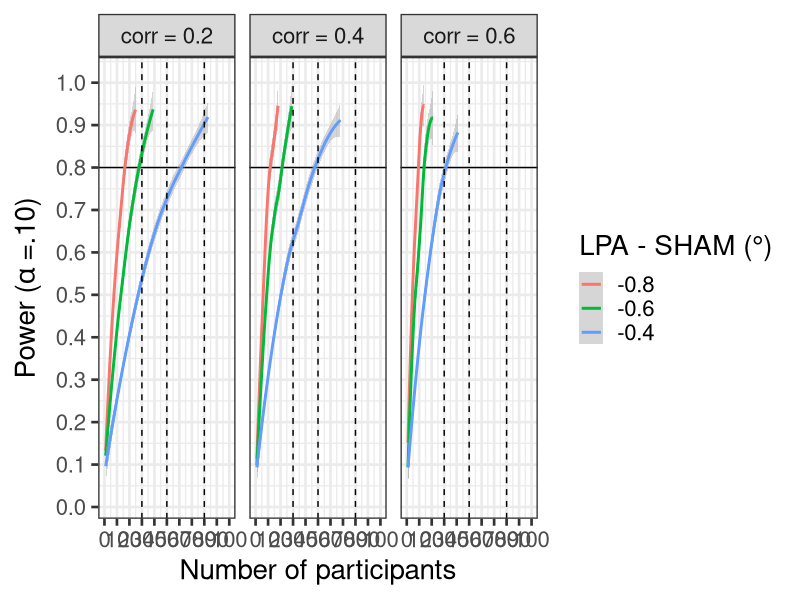

This figure's R source: (Note: this script raises an error after producing the figure.)
library(ggplot2)
library(tidyverse)
library(MASS)
library(tibble)
#power_intra---------------
# mu1=0
# mu2=0.5
# sigma1=1
# sigma2=1
# cor<-c(0.5,0.2)
# es=mu2
power_intra<-function(N = 20, mu1, sigma1, mu2, sigma2,es=0.1,
                      cor = c(0.2, 0.4, 0.6)){
mu_pre_post <- c(pre = mu1, post = mu2)
correlations <- cor
set.seed(1)
n_sims <- 100 # we want 100 simulations
p_vals <- c()
# this vector will contain the power for each sample-size (it needs the initial 0 for the while-loop to work)
cohens_ds <- c()

powers_at_cor <- list()
cohens_ds_at_cor <- list()

for(icor in 1:length(correlations)){ # do a power-simulation for each specified simulation
  n <- 2 # sample-size 
  i <- 2 # index of the while loop for saving things into the right place in the lists
  power_at_n <- c(0) 
  cohens_ds_at_n <- c() 
  sigma <- matrix(c(sigma1^2, sigma1*sigma2*correlations[icor], 
                    sigma1*sigma2*correlations[icor], sigma2^2), 
                  ncol = 2) #var-covar matrix
  while(power_at_n[i-1] < .95){
    for(sim in 1:n_sims){
      bivnorm <- data.frame(mvrnorm(n, mu_pre_post, sigma)) # simulate the bivariate normal
      p_vals[sim] <- t.test(bivnorm$pre, bivnorm$post, paired = TRUE,alternative="greater", var.equal = TRUE, conf.level = 0.95)$p.value # run t-test and extract the p-value
      cohens_ds[sim] <- abs((mean(bivnorm$pre)-mean(bivnorm$post))/(sqrt(sd(bivnorm$pre)^2+sd(bivnorm$post)^2-2*cor(bivnorm$pre, bivnorm$post)*sd(bivnorm$pre)*sd(bivnorm$post)))) # we also save the cohens ds that we observed in each simulation
    }
    power_at_n[i] <- mean(p_vals < .05) # check power (i.e. proportion of p-values that are smaller than alpha-level of .10)
    names(power_at_n)[i] <- n
    cohens_ds_at_n[i] <- mean(cohens_ds) # calculate means of cohens ds for each sample-size
    names(cohens_ds_at_n)[i] <- n
    n <- n+1 # increase sample-size by 1
    i <- i+1 # increase index of the while-loop by 1 to save power and cohens d to vector
  }
  power_at_n <- power_at_n[-1] # delete first 0 from the vector
  cohens_ds_at_n <- cohens_ds_at_n[-1] # delete first NA from the vector
  powers_at_cor[[icor]] <- power_at_n # store the entire power curve for this correlation in a list
  cohens_ds_at_cor[[icor]] <- cohens_ds_at_n # do the same for cohens d
  names(powers_at_cor)[[icor]] <- correlations[icor] # name the power-curve in the list according to the tested correlation
  names(cohens_ds_at_cor)[[icor]] <- correlations[icor] # same for cohens d
  list1 <- mapply(cbind, powers_at_cor, "es"=es, SIMPLIFY=F)
  # list1 <- mapply(cbind, powers_at_cor, "d"=cohens_ds_at_cor, SIMPLIFY=F)
  list2 <- mapply(cbind, list1, 
                  "cor"= as.numeric(names(powers_at_cor)), 
                  SIMPLIFY=F)
  list3 <- mapply(cbind, list2, "sd"=sigma1, SIMPLIFY=F)
}
return(list(power=list3))
}

power_intra_multiple<-function(sd){
  y<-c(-0.4, -0.6, -0.8)  # different values of after-effects
  ls<-lapply(y, function(x) power_intra(N= 20, mu1 = 0, mu2 = x, 
                                        sigma1 = sd, sigma2 =sd, es = x))
  df<-bind_rows(ls)
  return(df)
}
s<-c(1) # different values of sd
ls<-lapply(s, function(x) power_intra_multiple(sd=x))

fun <-function(y, x){
  y<-as.data.frame(ls[[y]]$power[x])
  y$id<-seq(1:nrow(y))
  colnames(y)<-c("power_at_n", "effect_size", "cor", "sd", "id")
  y$cor<-paste("corr = ",y$cor,sep="")
  return(y)
}

ls1<-lapply(seq(1:9),function(x) fun(x=x,y=1))
# ls2<-lapply(seq(1:length(ls[[2]]$power)),function(x) fun(x=x,y=2))
# ls3<-lapply(seq(1:length(ls[[3]]$power)),function(x) fun(x=x,y=3))
# ls4<-lapply(seq(1:length(ls[[4]]$power)),function(x) fun(x=x,y=4))

ls11<-bind_rows(ls1) %>% mutate(sd= "SD = 1")
# ls22<-bind_rows(ls2)%>% mutate(sd= "SD = 1")
# ls33<-bind_rows(ls3)%>% mutate(sd= "SD = 1.2")
# ls44<-bind_rows(ls4)%>% mutate(sd= "SD = 1.4")

df_intra<-bind_rows(ls11)
# View(df_intra)

# write.table(df_intra, file = "VV_SIMU_intra2", append = FALSE, sep = " ", dec = ".",
#             row.names = TRUE, col.names = TRUE)

p<-
  ggplot(data= df_intra, aes(x=id, y = power_at_n, 
                            col = as.factor(effect_size)))+
  # geom_point(size=1)+
  geom_hline(yintercept = .80)+
  scale_y_continuous(breaks=seq(0,1,.1))+
  scale_x_continuous(limits = c(0,100), breaks=seq(0,100,10))+
  scale_color_discrete(name = "LPA - SHAM (°)")+
  geom_smooth()+
  labs(x = "Number of participants",
       y = expression("Power ("*alpha~"=.10)"))+
  geom_vline(xintercept = c(30, 50, 80), lty = "dashed")+
  theme_bw(base_size = 20)+
  facet_wrap(~ cor)

 
png("VV_SIMU_INTRA.png", units="in", width=14, height=10, res=200)
p
dev.off()

# fusion-------------
# df_all<-read.table("VV_SIMU_all.txt")
# write.table(df_all, file = "VV_SIMU_all.txt", append = FALSE, sep = " ", dec = ".",
#             row.names = TRUE, col.names = TRUE)
colnames(df_inter)
colnames(df_intra)
df_inter$cor<-paste("Between-S")
df2<-df_inter %>% dplyr::select(-d)
colnames(df2)

str(df2)
str(df_intra)
df2$sd<-"SD = 1"
df_all<-bind_rows(df2, df_intra)


df_plot<-df_all[(df_all$sd== "SD = 1")&(df_all$cor != "corr = 0"),]
p<-ggplot(data= df_plot, aes(x=id, y = power_at_n,col = as.factor(effect_size)))+
  # geom_point(size=1)+
  geom_hline(yintercept = .80)+
  scale_y_continuous(limits = c(0,1), breaks=seq(0,1,.1))+
  scale_x_continuous(limits = c(0,80), breaks=seq(0,80,10))+
  scale_color_discrete(name = "LPA vs. SHAM (°)")+
  geom_smooth()+
  labs(x = "Number of participants",
       y = expression("Power ("*alpha~"=.05)"))+
  geom_vline(xintercept = c(30, 50, 70), lty = "dashed")+
  theme_bw(base_size = 20)+
  facet_wrap(~ as.factor(cor))


png("VV_SIMU_ALL.png", units="in", width=14, height=10, res=200)
p
dev.off()
